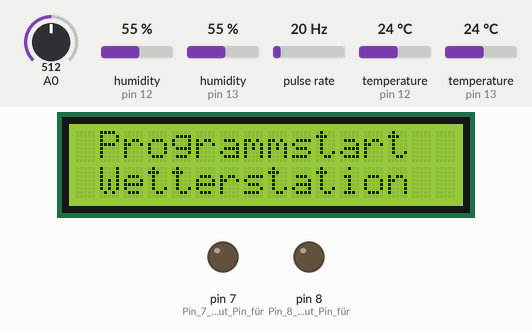
Simulated run of this sketch. Board: Arduino Uno, built with avr-gcc and run on an emulated ATmega328P. Parts: 16×2 character LCD, output pins drawn as LEDs (lit = HIGH). Wiring (inferred from the names in the program): pulse sensor: data pin 3. Inputs (shaded band) come from the test bench; at power-on: humidity (sensors on pin 12, pin 13) 55 %, temperature (sensors on pin 13, pin 12) 24 °C, A0 = 512, pulse rate 20 Hz. The local clock reads 2024-03-15 10:24:30 at power-on unless the sketch sets it; what the sketch prints to the serial monitor is not drawn.

Above: at 2.1 s.
At 16.7 s:
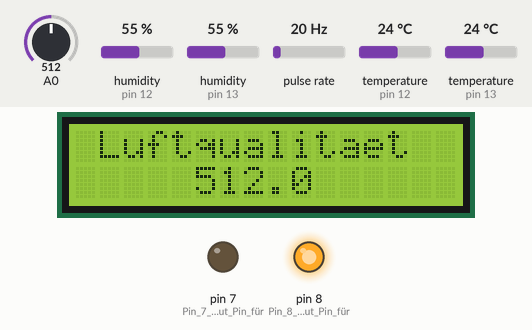
16.8 s: humidity (sensor on pin 12) set to 64 %
24.0 s: humidity (sensor on pin 12) set to 67 %
34.8 s: humidity (sensor on pin 13) set to 52 %
At 34.8 s:
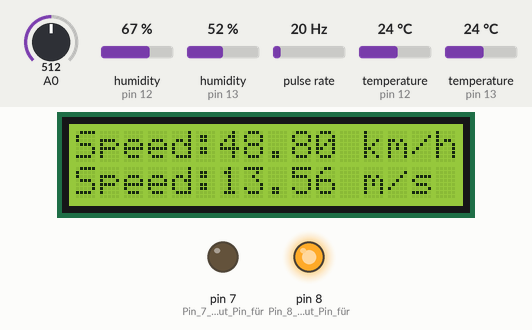
45.6 s: temperature (sensor on pin 13) set to 24.8 °C
At 56.6 s:
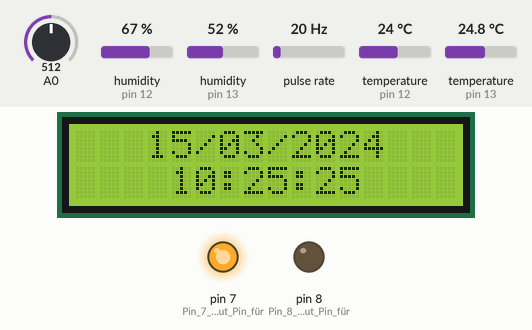
65.9 s: temperature (sensor on pin 12) set to 12 °C
At 72.1 s:
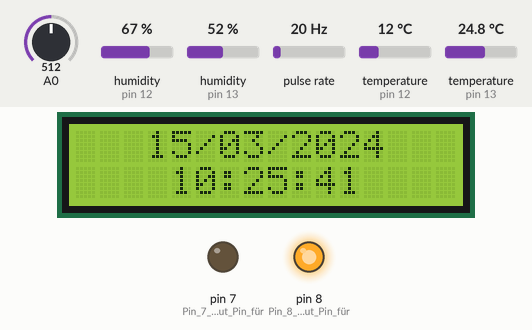
Timing chart, 0 to 73.6 s (numbered marks = the images above; inputs shaded):
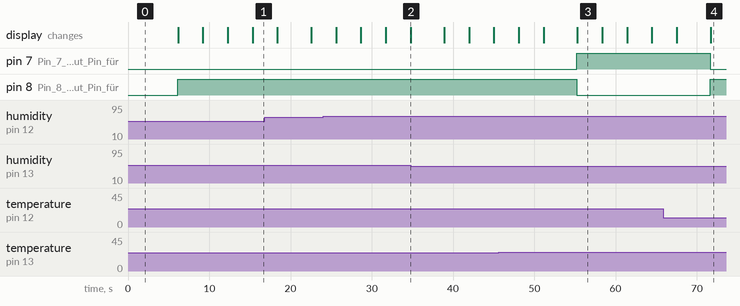

Measured:
- the behaviour switches between 54 and 53 % on humidity (sensor on pin 13) (found by bisection; images 1 and 2)
- the behaviour switches between 24 and 24.1 °C on temperature (sensor on pin 13) (found by bisection; images 2 and 3)
- after the input at 34.8 s, pin 7 (Pin_7_als_output_Pin_für): stays LOW (without the input it goes to HIGH after 4.1 s); pin 8 (Pin_8_als_output_Pin_für): stays HIGH (without the input it goes to LOW after 4.1 s)
- after the input at 45.6 s, pin 7 (Pin_7_als_output_Pin_für): LOW → HIGH after 9.7 s; pin 8 (Pin_8_als_output_Pin_für): HIGH → LOW after 9.7 s
- after the input at 65.9 s, pin 7 (Pin_7_als_output_Pin_für): HIGH → LOW after 5.7 s; pin 8 (Pin_8_als_output_Pin_für): LOW → HIGH after 5.7 s
- what the display in image 3 shows lasts 3.1 s, from 55.3 s to 58.4 s

The sketch:

Wetterstation_code.ino
```cpp
#include "DHT.h"  // importieren der DHT Bibliotheken fuer den Temprature und Luftfeuchtigkeit Sensor
#include "LiquidCrystal_I2C.h" // importieren der LCD Bibliotheken fuer das LCD Display
#include "virtuabotixRTC.h" // importieren der RTC Bibliotheken fuer die Echtzeituhr

#define DHT1PIN 12 // Festlegung pin 12 fuer dht-sensor1
#define DHT2PIN 13  // Festlegung pin 13 fuer dht-sensor2
#define DHTTYPE DHT22  // Festlegung DHTtyp mit dem wert DHT22

LiquidCrystal_I2C lcd(0x27,16,2); //initialierung eines LCD Variable mit adresse 0X27 und 16 Spalten und 2 Zeilen

DHT dht1(DHT1PIN, DHTTYPE); //Der Sensor wird ab jetzt mit „dth1“ angesprochen
DHT dht2(DHT2PIN, DHTTYPE); //Der Sensor wird ab jetzt mit „dth2“ angesprochen

const int RecordTime = 3;  // Variable zur zaehlung der Sekunden
const int SensorPin = 3;   // Pin 3 als input fuer den Anemometer

int InterruptCounter;  // Variable zur Zaelhung von Pulsen
float windSpeed; // Variable zur Berechnugn von Windgeschwindigkeit

virtuabotixRTC myRTC(9,10,11); //initialierung eines Echtzeituhr mit Pins 9,10 und 11

void clearLcd(); // Deklaration einer Funktion zum Löschen alle Ausgaben auf der LCD
void meassure(); // Deklaraiton einer Funktion zu Messung von Windgeschwindigkeit

void setup() {

  Serial.begin(9600); // Serielle Verbindung starten
  Serial.println("Wetterstation Programmstart"); // Einamlige Begruessungsnachricht auf dem Seriellen Monitor
  dht1.begin(); // DHT1 Sensor starten
  dht2.begin(); // DHT2 Sensor starten
  lcd.init(); // Initialisieren des LCDs
  lcd.backlight();
  lcd.setCursor(1,0); // Cursor auf der Zweite Spalte der ersten Zeile setzen : Numerierung beginnt mit 0
  lcd.print("Programmstart"); // Ausgabe der Nachricht auf dem LCD
  lcd.setCursor(1,1);  // Cursor auf der Zweite Spalte der zweiten Zeile setzen : Numerierung beginnt mit 0
  lcd.print("Wetterstation");
  delay(2000); // Mit der ausgegeben Nachricht 2 Sekunden warten
  pinMode( 0 , INPUT); // Analog pin 0 als input pin fuer den MQ135 Luftgualitaetssensor definieren
  pinMode(7, OUTPUT); // Pin 7 als output Pin für roter LED
  pinMode(8, OUTPUT);  // Pin 8 als output Pin für gruener LED
}


// Funktion zu Loeschung aller Ausgaben auf dem LCD indem alles mit einer Leertasten eingesetzt wird
void clearLcd (){
  lcd.setCursor(0,0);
  lcd.print("                ");
  lcd.setCursor(0,1);
  lcd.print("                ");
}


// Funktion zur Ausgabe von der RTC daten auf dem Seriellenmonitor in einem bloch mit Eckigenklammern
void serialTimeDate(uint8_t hour, uint8_t min, uint8_t sec, uint8_t day, uint8_t month, int year){
  char s[50];
  sprintf(s,"%02u/%02u/%04d %02u:%02u:%02u", day, month, year, hour, min, sec);
  Serial.print("[");
  Serial.print(s);
  Serial.print("]   ");
}

// Funktion zur Ausgabe der Daten aus dem DTH22, Mq135 und de Anemometer auf dem Seriellenmonitor in einer Zeile
void serialValues (float temp1, float hum1,float temp2,float hum2,float quali,float wsped ) {
  char t1[20];
  char h1[20];
  char t2[20];
  char h2[20];
  char q[20];
  char windspeed[20];
  float windspeedms = wsped/3.6f;
  char windspeedmschar[20];

  dtostrf (temp1,5,1,t1);
  dtostrf (hum1,5,1,h1);
  dtostrf (temp2,5,1,t2);
  dtostrf (hum2,5,1,h2);
  dtostrf (quali,6,1,q);
  dtostrf (wsped,-6,2,windspeed);
  dtostrf (windspeedms,-6,2,windspeedmschar);

  // Ausgeben der Daten auf dem Seriellen Monitor
  // Daten der dht1
  Serial.print("T1:");
  Serial.print(t1);
  Serial.print(" C    ");
  Serial.print("H1:");
  Serial.print(h1);
  Serial.print(" %    ");
  // Daten der dht2
  Serial.print("T2:");
  Serial.print(t2);
  Serial.print(" C    ");
  Serial.print("H2:");
  Serial.print(h2);
  Serial.print(" %    ");
  // Daten der MQ135
  Serial.print("Luftqualitaet");
  Serial.print(q);
  Serial.print("    ");
  // Daten der Anemometer
  Serial.print("Speed: ");
  Serial.print(windspeed);
  Serial.print(" km/h    ");
  Serial.print("Speed: ");
  Serial.print((windspeedmschar));
  Serial.println(" m/s ..");
}

// Funktion zur Ausgabe von der RTC daten auf dem LCD in zwei Zeilen.
void showLcdTimeDate(uint8_t hour, uint8_t min, uint8_t sec, uint8_t day, uint8_t month, int year){
  char s1[20];
  char s2[20];

  sprintf(s1,"%02u/%02u/%04d",day, month, year);
  sprintf(s2,"%02u:%02u:%02u",hour, min, sec);
  clearLcd();
  lcd.setCursor(3,0);
  lcd.print(s1);
  lcd.println("       ");
  lcd.setCursor(4,1);
  lcd.print(s2);
  lcd.println("        ");
  delay(3000);
  clearLcd();

}

// Funktion zur Ausgabe der Daten aus dem DTH22, Mq135 und de Anemometer auf dem LCD auf meheren Phasen/Ausgaben.
void showLcdValues(float temp1, float hum1,float temp2,float hum2,float quali,float wsped)
{
  char t1[20];
  char h1[20];
  char t2[20];
  char h2[20];
  char q[20];
  char windspeed[20];
  float windspeedms = wsped/3.6f;
  char windspeedmschar[20];

  dtostrf (temp1,5,1,t1);
  dtostrf (hum1,5,1,h1);
  dtostrf (temp2,5,1,t2);
  dtostrf (hum2,5,1,h2);
  dtostrf (quali,6,1,q);
  dtostrf (wsped,-6,2,windspeed);
  dtostrf (windspeedms,-6,2,windspeedmschar);

  // 1. Ausgabe
  // Daten der dht1
  lcd.setCursor(0,0);
  lcd.print("T1:");
  lcd.setCursor(4,0);
  lcd.print(t1);
  lcd.setCursor(11,0);
  lcd.print("\337C");
  lcd.setCursor(0, 1);
  lcd.print("H1:");
  lcd.setCursor(4, 1);
  lcd.print(h1);
  lcd.setCursor(12, 1);
  lcd.print("%");
  delay(3000);
  clearLcd();
  // 2. Ausgabe
  // Daten der dht2
  lcd.setCursor(0,0);
  lcd.print("T2:");
  lcd.setCursor(4,0);
  lcd.print(t2);
  lcd.setCursor(11,0);
  lcd.print("\337C");
  lcd.setCursor(0, 1);
  lcd.print("H2:");
  lcd.setCursor(4, 1);
  lcd.print(h2);
  lcd.setCursor(12, 1);
  lcd.print("%");
  delay(3000);
  clearLcd();
  // 3. Ausgabe
  // Daten der MQ135
  lcd.setCursor(1, 0);
  lcd.print("Luftqualitaet");
  lcd.setCursor(4, 1);
  lcd.print(q);
  delay(3000);
  clearLcd();
  // 4. Ausgabe
  // Daten der Anemometer
  lcd.setCursor(0, 0);
  lcd.print("Speed:");
  lcd.print(windspeed);
  lcd.print("km/h");
  lcd.setCursor(0, 1);
  lcd.print("Speed:");
  lcd.print((windspeedmschar));
  lcd.print("m/s");
}


// Funktion zur Berechnung von Windgeschwindigkeit in dem Pulsen in km/h umgerechnet werden.
void meassure() {
  InterruptCounter = 0;
  attachInterrupt(digitalPinToInterrupt(SensorPin), countup, RISING);
  delay(1000 * RecordTime);
  detachInterrupt(digitalPinToInterrupt(SensorPin));
  windSpeed = (float)InterruptCounter / (float)RecordTime * 2.4;
}

void countup() {
  InterruptCounter++;
}


void loop() {

  // Eine Sekunde Verzögerung zwischen Messungen.
  // Lesen der Temperatur / Feuchte dauert ca. 250 ms Sekunden.
  delay(1000);

  // Aufruf der Funktion zur Berechnung der Windgeschwindigkeit
  meassure();
  // Lesen von Feuchte und Temperatur und Schreiben der Werte in die float-Variablen temp1, hum1, temp2 und hum2.
  float temp1 = dht1.readTemperature();
  float hum1 = dht1.readHumidity();
  float temp2 = dht2.readTemperature();
  float hum2 = dht2.readHumidity();
  // Lesen von Luftqualitaet und Schreiben der Wert in der int Variable quali
  int quali = analogRead(0);


  // Leuchten vom roten LED mit pin 7 beim überschritten kritischer Werte
  if ( (temp1+temp2)/2 > 24 ||(hum1+hum2)/2 > 60){
    digitalWrite(7,HIGH);
    digitalWrite(8,LOW);
  } else {
  // Anderfall gruen Leuchten
    digitalWrite(7,LOW);
    digitalWrite(8,HIGH);
  }

  // Überprüfung, ob ein Lesevorgang gescheitert ist, evtl. Fehlerausgabe über seriellen Monitor
  if (isnan(hum1) || isnan(temp1) || isnan(hum2) || isnan(temp2)) {
    Serial.println(F("Lesevorgang DHT Sensor fehlgeschlagen!"));
  }

  // Aktualiserung von Zeitdaten
  myRTC.updateTime();

  // Aufruf von Ausgabefunktionen
  showLcdTimeDate(myRTC.hours, myRTC.minutes, myRTC.seconds,myRTC.dayofmonth, myRTC.month, myRTC.year);
  showLcdValues(temp1, hum1, temp2, hum2, quali, windSpeed);
  serialTimeDate(myRTC.hours, myRTC.minutes, myRTC.seconds,myRTC.dayofmonth, myRTC.month, myRTC.year);
  serialValues(temp1, hum1, temp2, hum2, quali, windSpeed);


}
```
